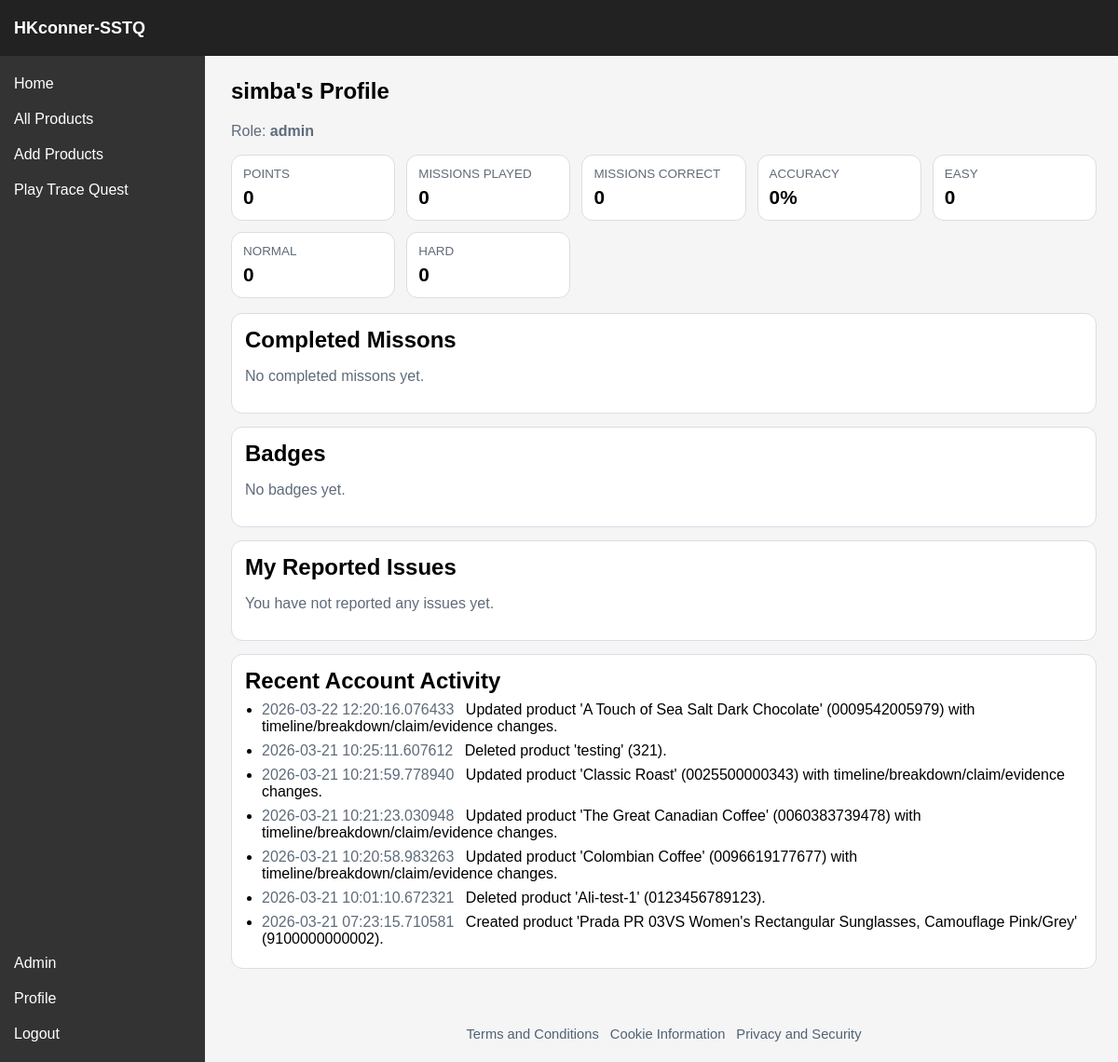
/profile (signed in), run on an earlier commit of the app's database.
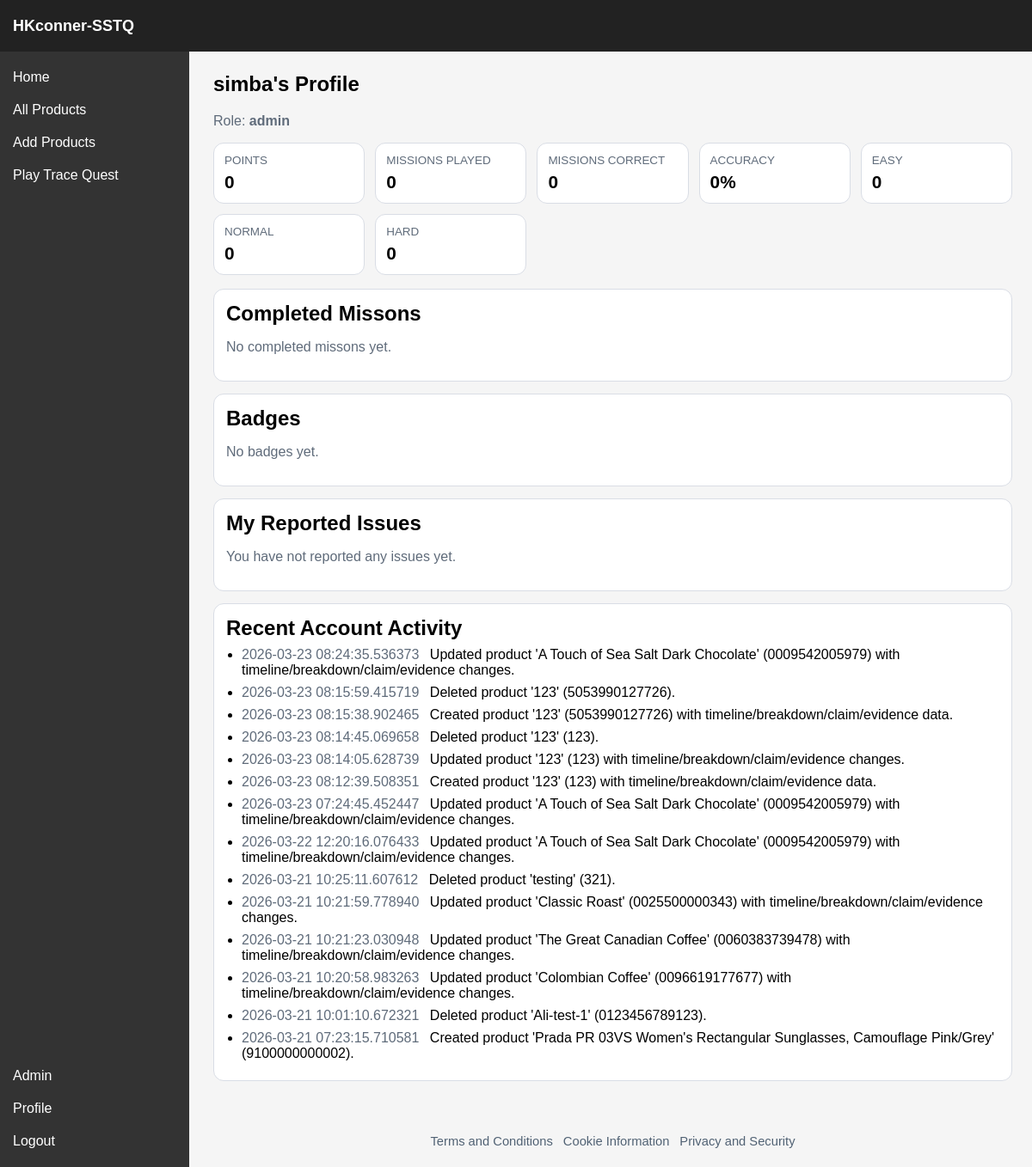
And on a later commit of the database.
### sstq/models.py (models this page shows, shortened)
class ChangeLog(db.Model):
    __tablename__ = "changelogs"
    log_id = db.Column(db.Integer, primary_key=True)
    user_id = db.Column(db.Integer, db.ForeignKey("users.user_id"), nullable=False)
    timestamp = db.Column(db.DateTime, default=lambda: datetime.now(timezone.utc), nullable=False)
    change_summary = db.Column(db.String(512), nullable=False)
    user = db.relationship("User", backref="changelogs")

### sstq/routes/profile.py (the view)
@profile_bp.route("/profile", methods=["GET"])
@login_required
def profile():
    player = Player.query.filter_by(user_id=current_user.user_id).first()
    missions = []
    badges = []
    mission_runs = []
    progress = {
        "points": 0,
        "missions_total": 0,
        "missions_correct": 0,
        "accuracy": 0,
        "tier_counts": {"easy": 0, "normal": 0, "hard": 0},
    }
    if player:
        missions = (
            Mission.query.filter_by(player_id=player.player_id)
            .order_by(Mission.mission_id.desc())
            .all()
        )
        badges = (
            Badge.query.filter_by(player_id=player.player_id)
            .order_by(Badge.badge_id.desc())
            .all()
        )
        missions_correct = sum(
            1
            for mission in missions
            if (mission.player_answer or "").strip().lower() == (mission.answer or "").strip().lower()
        )
        tier_counts = {
            "easy": 0,
            "normal": 0,
            "hard": 0,
        }
        for mission in missions:
            tier_counts[TIER_MAP.get((mission.tier or "").lower(), "easy")] += 1
        progress = {
            "points": player.points,
            "missions_total": len(missions),
            "missions_correct": missions_correct,
            "accuracy": round((missions_correct / len(missions)) * 100, 1) if missions else 0,
            "tier_counts": tier_counts,
        }
        mission_runs = (
            Mission.query.filter(
                Mission.player_id == player.player_id,
                Mission.mission_group_id.isnot(None),
                Mission.question_number == 1,
                Mission.completed_at.isnot(None),
            )
            .order_by(Mission.completed_at.desc(), Mission.mission_id.desc())
            .limit(12)
            .all()
        )
    my_issues = (
        Issue.query.filter_by(user_id=current_user.user_id)
        .order_by(Issue.issue_id.desc())
        .limit(20)
        .all()
    )
    my_changes = (
        ChangeLog.query.filter_by(user_id=current_user.user_id)
        .order_by(ChangeLog.timestamp.desc())
        .limit(20)
        .all()
    )
    issue_status_breakdown = dict(
        db.session.query(Issue.status, db.func.count(Issue.issue_id))
        .filter(Issue.user_id == current_user.user_id)
        .group_by(Issue.status)
        .all()
    )
    return render_template(
        "profile.html",
        player=player,
        missions=missions,
        mission_runs=mission_runs,
        badges=badges,
        progress=progress,
        my_issues=my_issues,
        my_changes=my_changes,
        issue_status_breakdown=issue_status_breakdown,
    )

### sstq/models.py (called while the page is built)
    @property
    def is_verifier(self):
        return self.role == "verifier"

    @property
    def is_admin(self):
        return self.role == "admin"

### sstq/routes/auth.py (called while the page is built)
@login_manager.user_loader
def load_user(user_id):
    return db.session.get(User, int(user_id))

### sstq/templates/profile.html (shortened to what the changed rows need)
{% extends "base.html" %}
{% block custom_css %}<link rel="stylesheet" href="{{ url_for('static', filename='css/profile.css') }}">{% endblock %}
{% block content %}
<section class="profile-page">
    <h1>{{ current_user.username }}'s Profile</h1>
    <section class="panel">
        <h2>Completed Missons</h2>
    </section>
    <section class="panel">
        <h2>Badges</h2>
    </section>
    <section class="panel">
        <h2>My Reported Issues</h2>
    </section>
    <section class="panel">
        <h2>Recent Account Activity</h2>
        {% if my_changes %}
            <ul class="change-list">
                {% for change in my_changes %}
                    <li>
                        <span class="time">{{ change.timestamp }}</span>
                        <span>{{ change.change_summary }}</span>
                    </li>
                {% endfor %}
            </ul>
        {% else %}
            <p class="muted">No recorded changes yet.</p>
        {% endif %}
    </section>
</section>
{% endblock %}

What changed in the data, as far as the page shows it:
added ChangeLog: timestamp "2026-03-23 08:24:35.536373", change_summary "Updated product 'A Touch of Sea Salt Dark Chocolate' (0009542005979) with timeline/breakdown/claim/evidence changes."
added ChangeLog: timestamp "2026-03-23 08:15:59.415719", change_summary "Deleted product '123' (5053990127726)."
added ChangeLog: timestamp "2026-03-23 08:15:38.902465", change_summary "Created product '123' (5053990127726) with timeline/breakdown/claim/evidence data."
added ChangeLog: timestamp "2026-03-23 08:14:45.069658", change_summary "Deleted product '123' (123)."
added ChangeLog: timestamp "2026-03-23 08:14:05.628739", change_summary "Updated product '123' (123) with timeline/breakdown/claim/evidence changes."
added ChangeLog: timestamp "2026-03-23 08:12:39.508351", change_summary "Created product '123' (123) with timeline/breakdown/claim/evidence data."
added ChangeLog: timestamp "2026-03-23 07:24:45.452447", change_summary "Updated product 'A Touch of Sea Salt Dark Chocolate' (0009542005979) with timeline/breakdown/claim/evidence changes."
